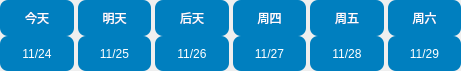
  <widget class="QWidget" name="widget0401" native="true">
   <property name="geometry">
    <rect>
     <x>20</x>
     <y>370</y>
     <width>461</width>
     <height>71</height>
    </rect>
   </property>
   <layout class="QGridLayout" name="gridLayout_4">
    <property name="leftMargin">
     <number>0</number>
    </property>
    <property name="topMargin">
     <number>0</number>
    </property>
    <property name="rightMargin">
     <number>0</number>
    </property>
    <property name="bottomMargin">
     <number>0</number>
    </property>
    <property name="horizontalSpacing">
     <number>4</number>
    </property>
    <property name="verticalSpacing">
     <number>0</number>
    </property>
    <item row="0" column="3">
     <widget class="QLabel" name="labelday3">
      <property name="styleSheet">
       <string notr="true">background-color: rgb(0, 127, 191);
border-radius: 8px;
color:rgb(255,255,255);
border-bottom-left-radius:0xp;
border-bottom-right-radius:0xp;</string>
      </property>
      <property name="text">
       <string>周四</string>
      </property>
      <property name="alignment">
       <set>Qt::AlignmentFlag::AlignCenter</set>
      </property>
     </widget>
    </item>
    <item row="1" column="1">
     <widget class="QLabel" name="labelDate1">
      <property name="styleSheet">
       <string notr="true">background-color: rgb(0, 127, 191);
border-radius: 8px;
color:rgb(255,255,255);
border-top-left-radius:0xp;
border-top-right-radius:0xp;</string>
      </property>
      <property name="text">
       <string>11/25</string>
      </property>
      <property name="alignment">
       <set>Qt::AlignmentFlag::AlignCenter</set>
      </property>
     </widget>
    </item>
    <item row="1" column="0">
     <widget class="QLabel" name="labelDate0">
      <property name="styleSheet">
       <string notr="true">background-color: rgb(0, 127, 191);
border-radius: 8px;
color:rgb(255,255,255);
border-top-left-radius:0xp;
border-top-right-radius:0xp;</string>
      </property>
      <property name="text">
       <string>11/24</string>
      </property>
      <property name="alignment">
       <set>Qt::AlignmentFlag::AlignCenter</set>
      </property>
     </widget>
    </item>
    <item row="0" column="1">
     <widget class="QLabel" name="labelday1">
      <property name="styleSheet">
       <string notr="true">background-color: rgb(0, 127, 191);
border-radius: 8px;
color:rgb(255,255,255);
border-bottom-left-radius:0xp;
border-bottom-right-radius:0xp;</string>
      </property>
      <property name="text">
       <string>明天</string>
      </property>
      <property name="alignment">
       <set>Qt::AlignmentFlag::AlignCenter</set>
      </property>
     </widget>
    </item>
    <item row="1" column="3">
     <widget class="QLabel" name="labelDate3">
      <property name="styleSheet">
       <string notr="true">background-color: rgb(0, 127, 191);
border-radius: 8px;
color:rgb(255,255,255);
border-top-left-radius:0xp;
border-top-right-radius:0xp;</string>
      </property>
      <property name="text">
       <string>11/27</string>
      </property>
      <property name="alignment">
       <set>Qt::AlignmentFlag::AlignCenter</set>
      </property>
     </widget>
    </item>
    <item row="0" column="2">
     <widget class="QLabel" name="labelday2">
      <property name="styleSheet">
       <string notr="true">background-color: rgb(0, 127, 191);
border-radius: 8px;
color:rgb(255,255,255);
border-bottom-left-radius:0xp;
border-bottom-right-radius:0xp;</string>
      </property>
      <property name="text">
       <string>后天</string>
      </property>
      <property name="alignment">
       <set>Qt::AlignmentFlag::AlignCenter</set>
      </property>
     </widget>
    </item>
    <item row="1" column="4">
     <widget class="QLabel" name="labelDate4">
      <property name="styleSheet">
       <string notr="true">background-color: rgb(0, 127, 191);
border-radius: 8px;
color:rgb(255,255,255);
border-top-left-radius:0xp;
border-top-right-radius:0xp;</string>
      </property>
      <property name="text">
       <string>11/28</string>
      </property>
      <property name="alignment">
       <set>Qt::AlignmentFlag::AlignCenter</set>
      </property>
     </widget>
    </item>
    <item row="1" column="5">
     <widget class="QLabel" name="labelDate5">
      <property name="styleSheet">
       <string notr="true">background-color: rgb(0, 127, 191);
border-radius: 8px;
color:rgb(255,255,255);
border-top-left-radius:0xp;
border-top-right-radius:0xp;</string>
      </property>
      <property name="text">
       <string>11/29</string>
      </property>
      <property name="alignment">
       <set>Qt::AlignmentFlag::AlignCenter</set>
      </property>
     </widget>
    </item>
    <item row="0" column="5">
     <widget class="QLabel" name="labelday5">
      <property name="styleSheet">
       <string notr="true">background-color: rgb(0, 127, 191);
border-radius: 8px;
color:rgb(255,255,255);
border-bottom-left-radius:0xp;
border-bottom-right-radius:0xp;</string>
      </property>
      <property name="text">
       <string>周六</string>
      </property>
      <property name="alignment">
       <set>Qt::AlignmentFlag::AlignCenter</set>
      </property>
     </widget>
    </item>
    <item row="1" column="2">
     <widget class="QLabel" name="labelDate2">
      <property name="styleSheet">
       <string notr="true">background-color: rgb(0, 127, 191);
border-radius: 8px;
color:rgb(255,255,255);
border-top-left-radius:0xp;
border-top-right-radius:0xp;</string>
      </property>
      <property name="text">
       <string>11/26</string>
      </property>
      <property name="alignment">
       <set>Qt::AlignmentFlag::AlignCenter</set>
      </property>
     </widget>
    </item>
    <item row="0" column="4">
     <widget class="QLabel" name="labelday4">
      <property name="styleSheet">
       <string notr="true">background-color: rgb(0, 127, 191);
border-radius: 8px;
color:rgb(255,255,255);
border-bottom-left-radius:0xp;
border-bottom-right-radius:0xp;</string>
      </property>
      <property name="text">
       <string>周五</string>
      </property>
      <property name="alignment">
       <set>Qt::AlignmentFlag::AlignCenter</set>
      </property>
     </widget>
    </item>
    <item row="0" column="0">
     <widget class="QLabel" name="labelday0">
      <property name="styleSheet">
       <string notr="true">background-color: rgb(0, 127, 191);
border-radius: 8px;
color:rgb(255,255,255);
border-bottom-left-radius:0xp;
border-bottom-right-radius:0xp;</string>
      </property>
      <property name="text">
       <string>今天</string>
      </property>
      <property name="alignment">
       <set>Qt::AlignmentFlag::AlignCenter</set>
      </property>
     </widget>
    </item>
   </layout>
  </widget>
